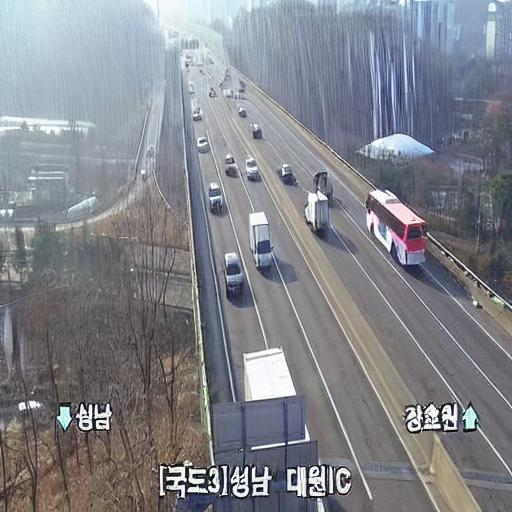
#> input picture ys_gendeg_ Preprocessing/output_rain_final/images/rame_20260312_090812_jpg.rf.60ec973ace077209f7c1101b078bc213__frame_20260312_090812_jpg.rf.60ec973ace077209f7c1101b078bc213.jpg, 512 x 512 px; its folder holds only this picture in this run
$ python gendeg_visualize.py
#> lines starting #> are read from the running program, lines starting #| are printed output that depends on the picture; after the words box and inside, x2 and y2 are one past the last pixel; in counts of white or black regions, pixels touching at a corner belong together
import argparse
from pathlib import Path

import cv2
import numpy as np


IMAGE_EXTENSIONS = {".jpg", ".jpeg", ".png", ".bmp", ".webp"}
MAX_VIEW_WIDTH = 1600
MAX_VIEW_HEIGHT = 1000
PANEL_GAP = 12
TITLE_HEIGHT = 36
TITLE_BG = (30, 30, 30)
TITLE_FG = (255, 255, 255)
VARIANTS = [
    ("Original", None),
    ("Haze", "haze"),
    ("Rain", "rain"),
    ("Raindrop", "raindrop"),
]


def parse_args():
    parser = argparse.ArgumentParser(
        description="Visualize original and generated degradation images as a panel."
    )
    parser.add_argument(
        "--raw-dataset",
        type=Path,
        default=Path("cctv_raw_dataset"),
        help="Original dataset root path. Default: cctv_raw_dataset",
    )
    parser.add_argument(
        "--gendeg-dataset",
        type=Path,
        default=Path("add_gendeg_dataset"),
        help="Generated degradation dataset root path. Default: add_gendeg_dataset",
    )
    parser.add_argument(
        "--split",
        choices=["train", "val", "test"],
        default="train",
        help="Dataset split to visualize. Default: train",
    )
    return parser.parse_args()


def load_image_paths(images_dir: Path):
    image_paths = [path for path in sorted(images_dir.iterdir()) if path.suffix.lower() in IMAGE_EXTENSIONS]
    if not image_paths:
        raise FileNotFoundError(f"No image files found in: {images_dir}")
    return image_paths


def scale_to_fit(image, max_width, max_height):
    height, width = image.shape[:2]
    scale = min(max_width / width, max_height / height, 1.0)
    if scale == 1.0:
        return image

    new_size = (max(1, int(width * scale)), max(1, int(height * scale)))
    return cv2.resize(image, new_size, interpolation=cv2.INTER_AREA)


def build_variant_map(gendeg_images_dir: Path):
    variant_map = {}

    for path in load_image_paths(gendeg_images_dir):
        stem = path.stem
        variant_name = None

        if "__" in stem:
            left, right = stem.split("__", 1)
            if left.startswith("haze_"):
                variant_name = "haze"
            elif left.startswith("rain_"):
                variant_name = "rain"
            elif left.startswith("raindrop_"):
                variant_name = "raindrop"

            if variant_name:
                original_key = right
                variant_map.setdefault(original_key, {})[variant_name] = path

    return variant_map


def read_image(path: Path):
    image = cv2.imread(str(path))
    if image is None:
        raise RuntimeError(f"Failed to read image: {path}")
    return image


def make_placeholder(reference_shape, title):
    placeholder = np.zeros(reference_shape, dtype=np.uint8)
    placeholder[:] = (20, 20, 20)
    text = f"{title} missing"
    text_size = cv2.getTextSize(text, cv2.FONT_HERSHEY_SIMPLEX, 0.9, 2)[0]
    x = max(20, (placeholder.shape[1] - text_size[0]) // 2)
    y = placeholder.shape[0] // 2
    cv2.putText(placeholder, text, (x, y), cv2.FONT_HERSHEY_SIMPLEX, 0.9, (180, 180, 180), 2)
    return placeholder


def add_title(image, title):
    panel = np.full((image.shape[0] + TITLE_HEIGHT, image.shape[1], 3), 0, dtype=np.uint8)
    panel[:TITLE_HEIGHT, :] = TITLE_BG
    panel[TITLE_HEIGHT:, :] = image
    cv2.putText(panel, title, (12, 24), cv2.FONT_HERSHEY_SIMPLEX, 0.8, TITLE_FG, 2)
    return panel


def pad_to_size(image, width, height):
    top = 0
    left = 0
    bottom = height - image.shape[0]
    right = width - image.shape[1]
    return cv2.copyMakeBorder(image, top, bottom, left, right, cv2.BORDER_CONSTANT, value=(0, 0, 0))


def make_row(panels):
    max_height = max(panel.shape[0] for panel in panels)
    max_width = max(panel.shape[1] for panel in panels)
    normalized = [pad_to_size(panel, max_width, max_height) for panel in panels]

    spacer = np.zeros((max_height, PANEL_GAP, 3), dtype=np.uint8)
    row = normalized[0]
    for panel in normalized[1:]:
        row = cv2.hconcat([row, spacer, panel])
    return row


def build_view(raw_image_path: Path, variant_paths):
    original = read_image(raw_image_path)
#> in read_image, image is the input picture: shape (512, 512, 3); mean B, G, R 138.7, 131.7, 129.5
    tiles = []

    for title, variant_key in VARIANTS:
        if variant_key is None:
            image = original
        else:
            variant_path = variant_paths.get(variant_key)
            image = read_image(variant_path) if variant_path else make_placeholder(original.shape, title)
        tiles.append(add_title(image, title))
#> in add_title, `panel[TITLE_HEIGHT:, :] = image`:
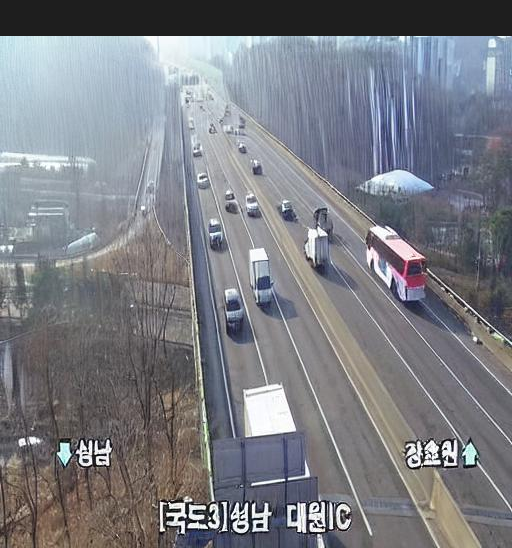
#> panel: shape (548, 512, 3); mean B, G, R 131.5, 125, 122.9
#> in add_title, `cv2.putText(panel, title, (12, 24), cv2.FONT_HERSHEY_SIMPLEX, 0.8, TIT..`:
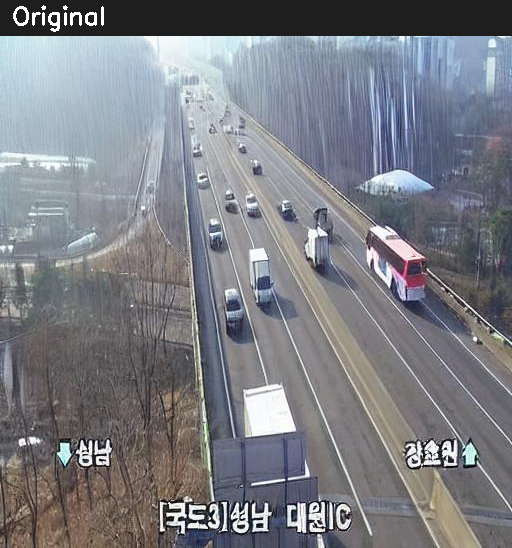
#> panel: shape (548, 512, 3); 0.25% of pixels changed, all inside (x1, y1, x2, y2) = (13, 5, 104, 32)

    top_row = make_row(tiles[:2])
#> in make_row, `max_height = max(panel.shape[0] for panel in panels)`: max_height = 548
#> in make_row, `max_width = max(panel.shape[1] for panel in panels)`: max_width = 512
#> in pad_to_size, `bottom = height - image.shape[0]`: bottom = 0
#> call 2 of pad_to_size, with width = 512, height = 548
#> in pad_to_size (call 2), `return cv2.copyMakeBorder(image, top, bottom, left, right, cv2.BORDER_..`:
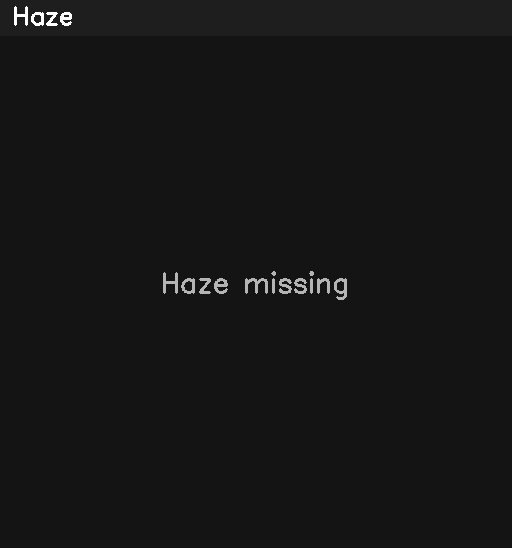
#> returned value: shape (548, 512, 3); min 20, max 255, mean 21.8
#> in make_row, `normalized = [pad_to_size(panel, max_width, max_height) for panel in p..`: normalized = 2 items
#> the loop in make_row, `for panel in normalized[1:]:` made 1 pass
#> pass 1, in make_row, `row = cv2.hconcat([row, spacer, panel])`:
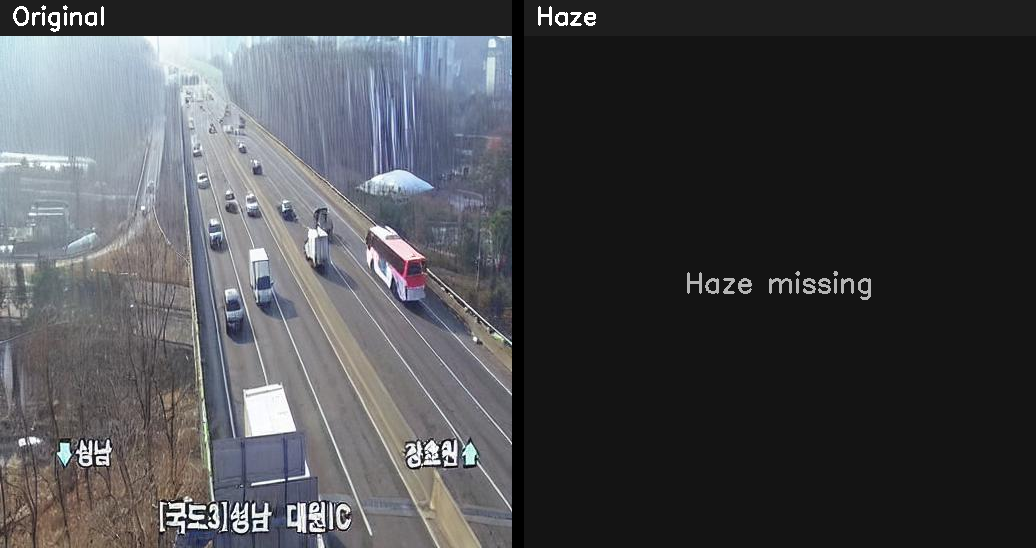
#> row: shape (548, 1036, 3); mean of channels 0, 1, 2 76.1, 72.8, 71.8; drawn as B, G, R
    bottom_row = make_row(tiles[2:])
#> the loop in make_row (call 2), `for panel in normalized[1:]:` made 1 pass
#> pass 1, in make_row (call 2), `row = cv2.hconcat([row, spacer, panel])`:
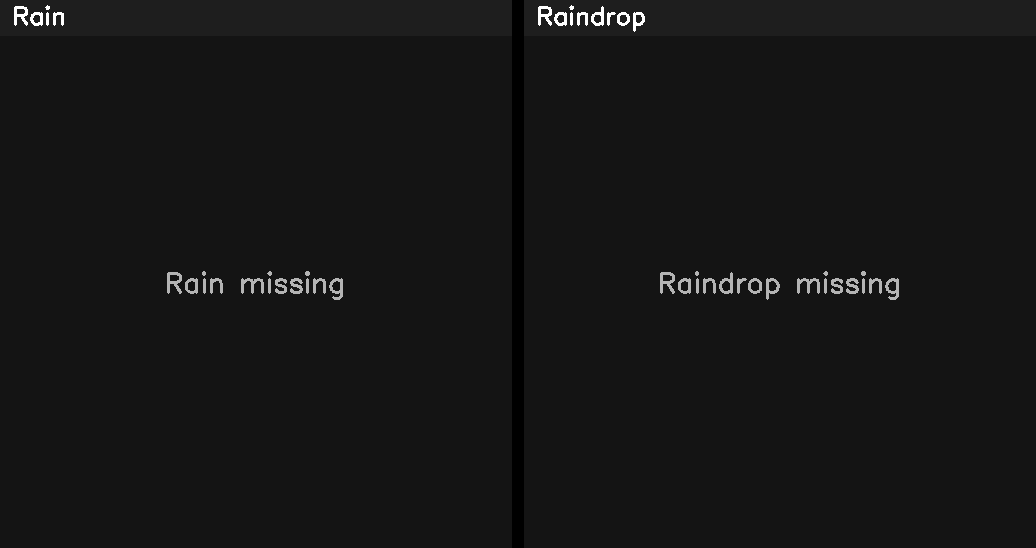
#> row: shape (548, 1036, 3); min 0, max 255, mean 21.8
    row_width = max(top_row.shape[1], bottom_row.shape[1])
    top_row = pad_to_size(top_row, row_width, top_row.shape[0])
    bottom_row = pad_to_size(bottom_row, row_width, bottom_row.shape[0])
    spacer = np.zeros((PANEL_GAP, row_width, 3), dtype=np.uint8)
    canvas = cv2.vconcat([top_row, spacer, bottom_row])
    return scale_to_fit(canvas, MAX_VIEW_WIDTH, MAX_VIEW_HEIGHT)


def main():
    args = parse_args()

    raw_images_dir = (args.raw_dataset.resolve() / args.split / "images")
    gendeg_images_dir = (args.gendeg_dataset.resolve() / args.split / "images")

    if not raw_images_dir.exists():
        raise FileNotFoundError(f"Raw images directory not found: {raw_images_dir}")
    if not gendeg_images_dir.exists():
        raise FileNotFoundError(f"Generated images directory not found: {gendeg_images_dir}")

    raw_image_paths = load_image_paths(raw_images_dir)
    variant_map = build_variant_map(gendeg_images_dir)

    index = 0
    window_name = f"GenDeg Visualizer - {args.split}"
    cv2.namedWindow(window_name, cv2.WINDOW_NORMAL)

    while True:
        raw_image_path = raw_image_paths[index]
        variant_paths = variant_map.get(raw_image_path.stem, {})
        canvas = build_view(raw_image_path, variant_paths)
#> in build_view, `canvas = cv2.vconcat([top_row, spacer, bottom_row])`:
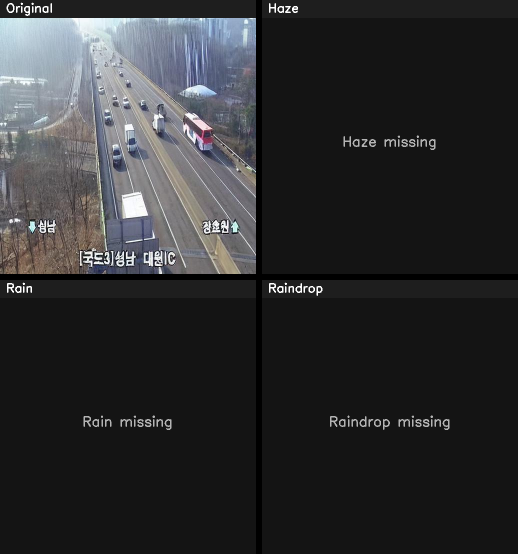
#> canvas: shape (1108, 1036, 3) (shown at 1/2 size); mean of channels 0, 1, 2 48.4, 46.8, 46.3; drawn as B, G, R
#> in scale_to_fit, `return cv2.resize(image, new_size, interpolation=cv2.INTER_AREA)`:
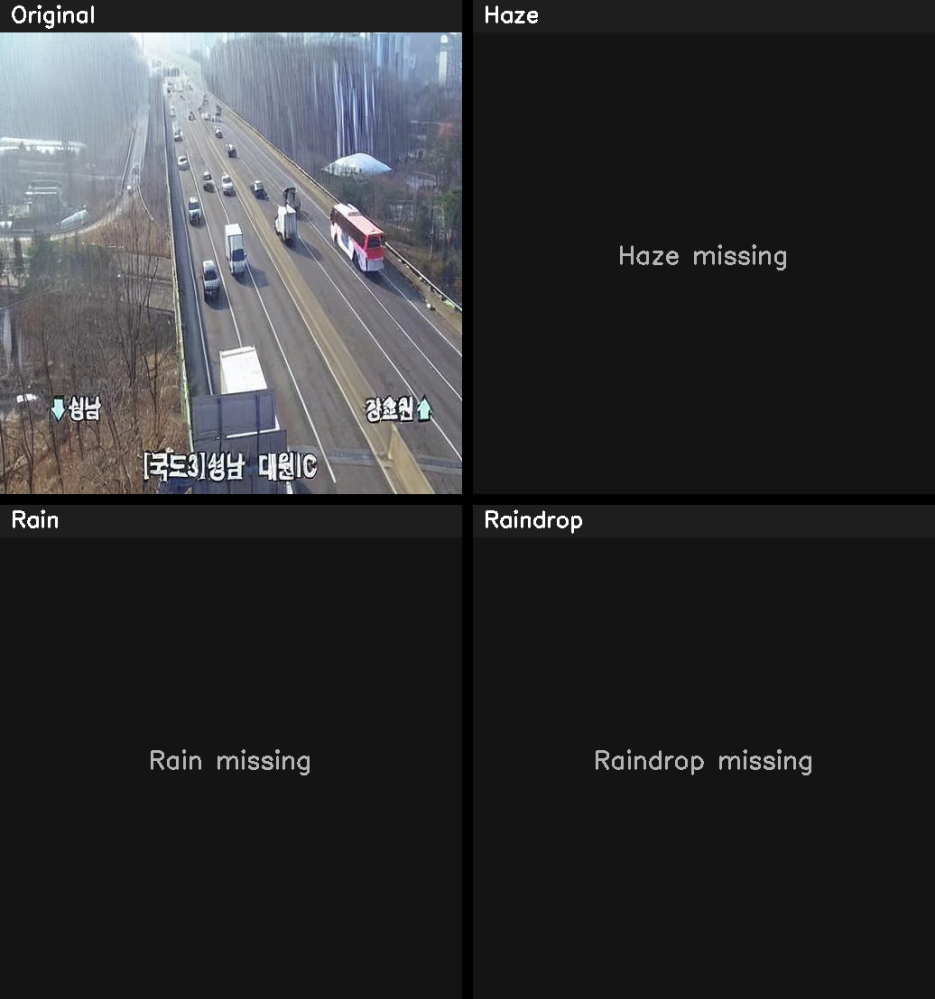
#> returned value: shape (999, 935, 3); mean of channels 0, 1, 2 48.4, 46.8, 46.3; drawn as B, G, R

        cv2.imshow(window_name, canvas)
        key = cv2.waitKey(0) & 0xFF
#> (key q is pressed here)

        if key in (ord("q"), 27):
            break
        if key == ord("a"):
            index = (index - 1) % len(raw_image_paths)
        elif key == ord("d"):
            index = (index + 1) % len(raw_image_paths)

    cv2.destroyAllWindows()


if __name__ == "__main__":
    main()

$ run again, on ys_gendeg_ Preprocessing/output_rain_final/images/rame_20260312_090908_jpg.rf.f52cc79f7d0425efdf55a0abb6c3b973__frame_20260312_090908_jpg.rf.f52cc79f7d0425efdf55a0abb6c3b973.jpg
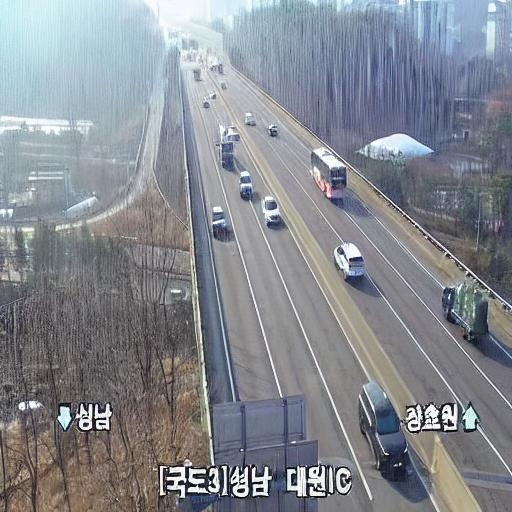
#> input picture ys_gendeg_ Preprocessing/output_rain_final/images/rame_20260312_090908_jpg.rf.f52cc79f7d0425efdf55a0abb6c3b973__frame_20260312_090908_jpg.rf.f52cc79f7d0425efdf55a0abb6c3b973.jpg, 512 x 512 px
#> in read_image, image is the input picture: shape (512, 512, 3); mean B, G, R 143.9, 137.1, 132.7
#> in add_title, `cv2.putText(panel, title, (12, 24), cv2.FONT_HERSHEY_SIMPLEX, 0.8, TIT..`:
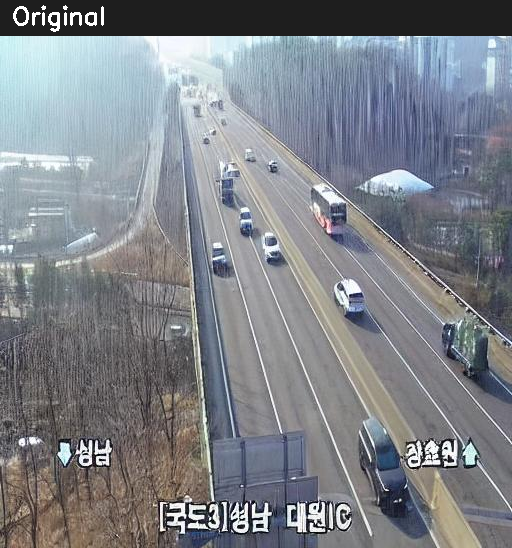
#> panel: shape (548, 512, 3); mean B, G, R 137, 130.6, 126.5
#> max_height = 548
#> max_width = 512
#> bottom = 0
#> normalized = 2 items
#> the loop in make_row, `for panel in normalized[1:]:` made 1 pass
#> the loop in make_row (call 2), `for panel in normalized[1:]:` made 1 pass
#> in scale_to_fit, `return cv2.resize(image, new_size, interpolation=cv2.INTER_AREA)`:
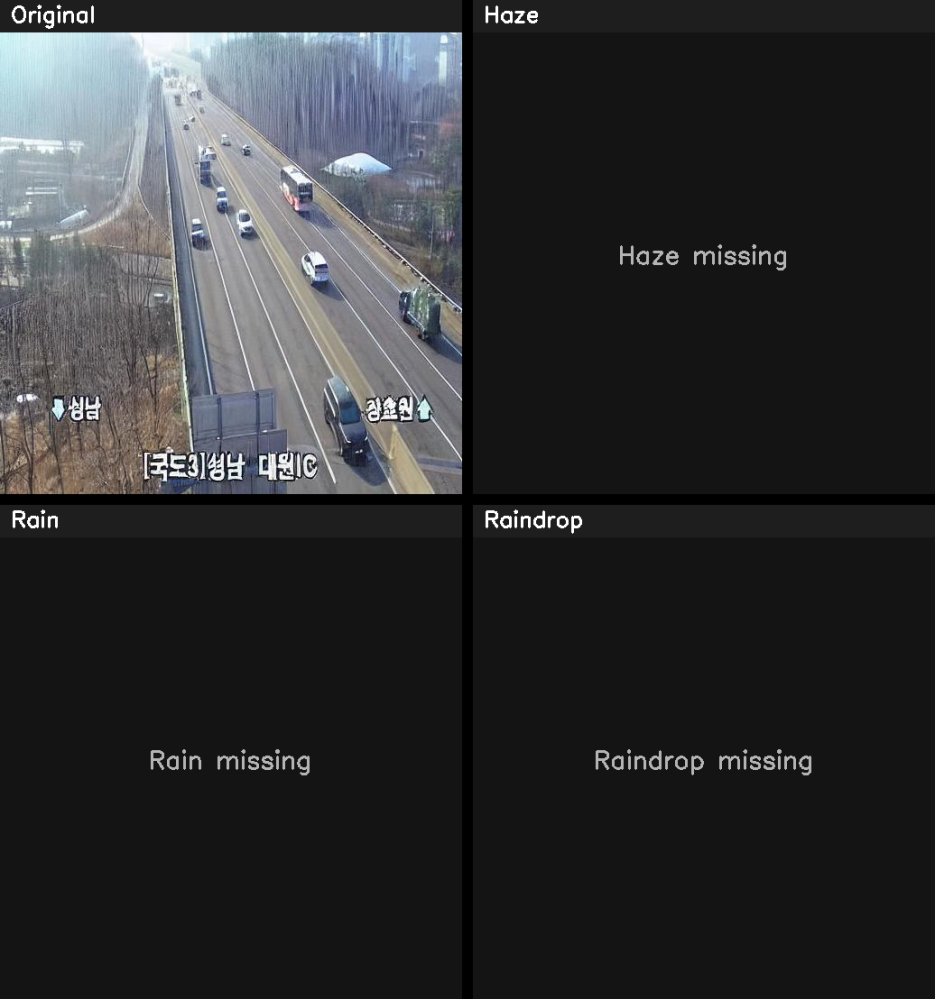
#> returned value: shape (999, 935, 3); mean of channels 0, 1, 2 49.6, 48, 47; drawn as B, G, R

$ run again, on ys_gendeg_ Preprocessing/output_rain_final/images/rame_20260312_090824_jpg.rf.d27fa34b588b7cfe012c03ae4832b2bc__frame_20260312_090824_jpg.rf.d27fa34b588b7cfe012c03ae4832b2bc.jpg
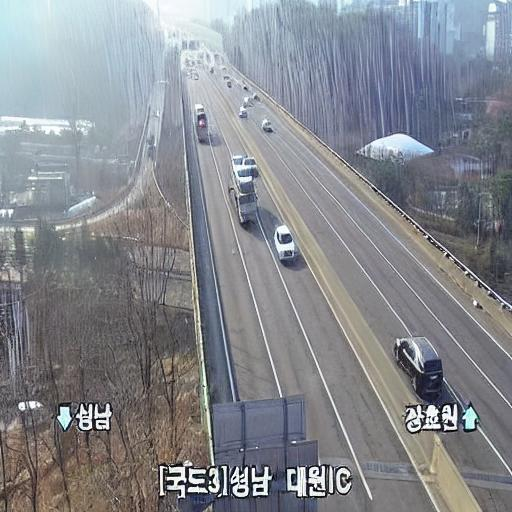
#> input picture ys_gendeg_ Preprocessing/output_rain_final/images/rame_20260312_090824_jpg.rf.d27fa34b588b7cfe012c03ae4832b2bc__frame_20260312_090824_jpg.rf.d27fa34b588b7cfe012c03ae4832b2bc.jpg, 512 x 512 px
#> in read_image, image is the input picture: shape (512, 512, 3); mean B, G, R 142.4, 136.5, 133.4
#> in add_title, `cv2.putText(panel, title, (12, 24), cv2.FONT_HERSHEY_SIMPLEX, 0.8, TIT..`:
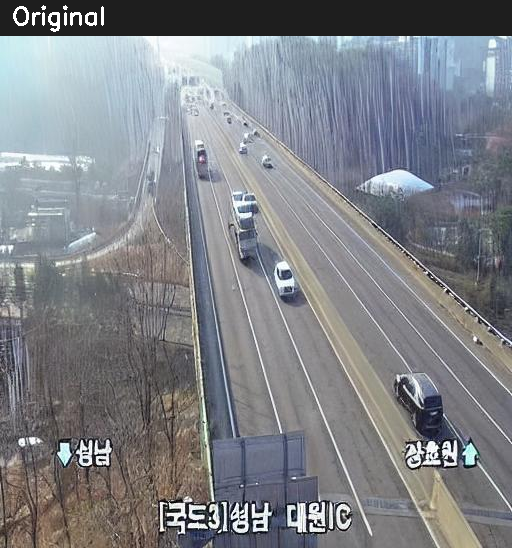
#> panel: shape (548, 512, 3); mean B, G, R 135.6, 130.1, 127.1
#> max_height = 548
#> max_width = 512
#> bottom = 0
#> normalized = 2 items
#> the loop in make_row, `for panel in normalized[1:]:` made 1 pass
#> the loop in make_row (call 2), `for panel in normalized[1:]:` made 1 pass
#> in scale_to_fit, `return cv2.resize(image, new_size, interpolation=cv2.INTER_AREA)`:
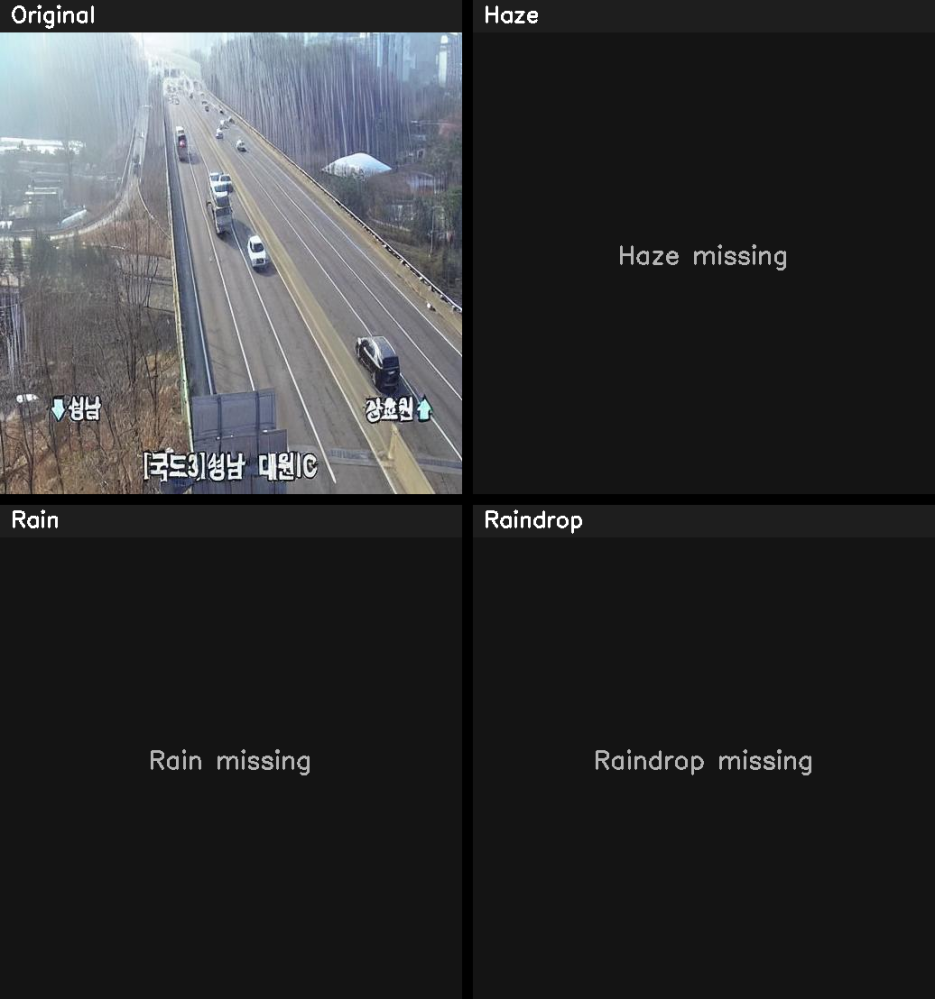
#> returned value: shape (999, 935, 3); mean of channels 0, 1, 2 49.2, 47.9, 47.2; drawn as B, G, R
